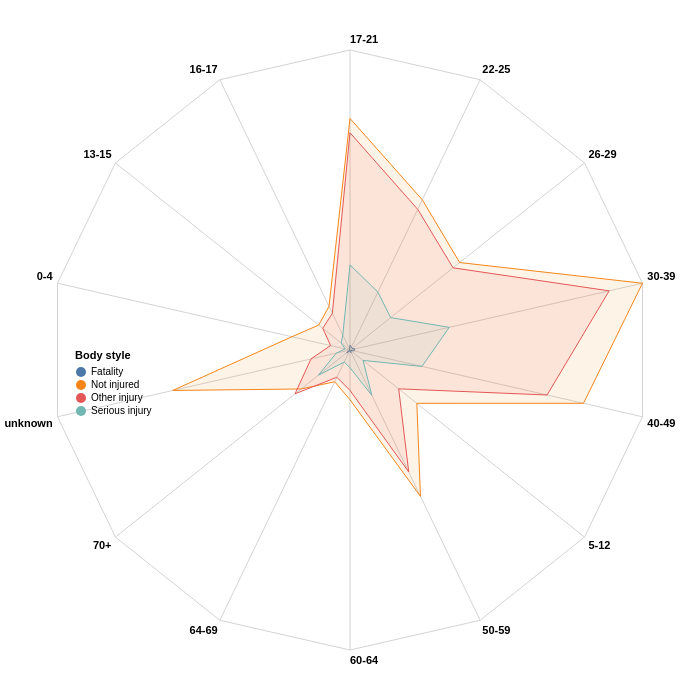

The Vega-Lite source for this figure:
### Vega specification from a JSON file in a GitHub repository (floating-point values rounded to 4 significant figures)
{"$schema": "https://vega.github.io/schema/vega/v5.json", "description": "A radar chart example, showing multiple dimensions in a radial layout.", "width": 700, "height": 700, "padding": 50, "autosize": {"type": "none", "contains": "padding"}, "signals": [{"name": "radius", "update": "width / 2"}], "data": [{"name": "table", "values": [{"key": "0-4", "category": "Fatality", "value": 32}, {"key": "0-4", "category": "Not injured", "value": 4167}, {"key": "0-4", "category": "Other injury", "value": 1392}, {"key": "0-4", "category": "Serious injury", "value": 352}, {"key": "13-15", "category": "Fatality", "value": 43}, {"key": "13-15", "category": "Not injured", "value": 2800}, {"key": "13-15", "category": "Other injury", "value": 2436}, {"key": "13-15", "category": "Serious injury", "value": 789}, {"key": "16-17", "category": "Fatality", "value": 82}, {"key": "16-17", "category": "Not injured", "value": 3387}, {"key": "16-17", "category": "Other injury", "value": 2847}, {"key": "16-17", "category": "Serious injury", "value": 1165}, {"key": "17-21", "category": "Fatality", "value": 333}, {"key": "17-21", "category": "Not injured", "value": 16198}, {"key": "17-21", "category": "Other injury", "value": 15199}, {"key": "17-21", "category": "Serious injury", "value": 5952}, {"key": "22-25", "category": "Fatality", "value": 226}, {"key": "22-25", "category": "Not injured", "value": 11662}, {"key": "22-25", "category": "Other injury", "value": 10922}, {"key": "22-25", "category": "Serious injury", "value": 4498}, {"key": "26-29", "category": "Fatality", "value": 182}, {"key": "26-29", "category": "Not injured", "value": 9815}, {"key": "26-29", "category": "Other injury", "value": 9221}, {"key": "26-29", "category": "Serious injury", "value": 3638}, {"key": "30-39", "category": "Fatality", "value": 352}, {"key": "30-39", "category": "Not injured", "value": 20989}, {"key": "30-39", "category": "Other injury", "value": 18598}, {"key": "30-39", "category": "Serious injury", "value": 7120}, {"key": "40-49", "category": "Fatality", "value": 281}, {"key": "40-49", "category": "Not injured", "value": 16757}, {"key": "40-49", "category": "Other injury", "value": 14144}, {"key": "40-49", "category": "Serious injury", "value": 5164}, {"key": "5-12", "category": "Fatality", "value": 43}, {"key": "5-12", "category": "Not injured", "value": 5981}, {"key": "5-12", "category": "Other injury", "value": 4358}, {"key": "5-12", "category": "Serious injury", "value": 1171}, {"key": "50-59", "category": "Fatality", "value": 194}, {"key": "50-59", "category": "Not injured", "value": 11363}, {"key": "50-59", "category": "Other injury", "value": 9475}, {"key": "50-59", "category": "Serious injury", "value": 3519}, {"key": "60-64", "category": "Fatality", "value": 99}, {"key": "60-64", "category": "Not injured", "value": 3482}, {"key": "60-64", "category": "Other injury", "value": 2829}, {"key": "60-64", "category": "Serious injury", "value": 1241}, {"key": "64-69", "category": "Fatality", "value": 87}, {"key": "64-69", "category": "Not injured", "value": 2467}, {"key": "64-69", "category": "Other injury", "value": 2117}, {"key": "64-69", "category": "Serious injury", "value": 939}, {"key": "70+", "category": "Fatality", "value": 306}, {"key": "70+", "category": "Not injured", "value": 4374}, {"key": "70+", "category": "Other injury", "value": 4920}, {"key": "70+", "category": "Serious injury", "value": 2823}, {"key": "unknown", "category": "Fatality", "value": 7}, {"key": "unknown", "category": "Not injured", "value": 12720}, {"key": "unknown", "category": "Other injury", "value": 2797}, {"key": "unknown", "category": "Serious injury", "value": 990}]}, {"name": "keys", "source": "table", "transform": [{"type": "aggregate", "groupby": ["key"]}]}], "scales": [{"name": "angular", "type": "point", "range": {"signal": "[-PI, PI]"}, "padding": 0.5, "domain": {"data": "table", "field": "key"}}, {"name": "radial", "type": "linear", "range": {"signal": "[0, radius]"}, "zero": true, "nice": false, "domain": {"data": "table", "field": "value"}, "domainMin": 0}, {"name": "color", "type": "ordinal", "domain": {"data": "table", "field": "category"}, "range": "category"}], "encode": {"enter": {"x": {"signal": "radius"}, "y": {"signal": "radius"}}}, "legends": [{"fill": "color", "orient": "left", "title": "Body style", "encode": {"legend": {"update": {"x": {"value": 250}, "y": {"value": -200}}}}}], "marks": [{"type": "group", "name": "categories", "zindex": 1, "from": {"facet": {"data": "table", "name": "facet", "groupby": ["category"]}}, "marks": [{"type": "line", "name": "category-line", "from": {"data": "facet"}, "encode": {"enter": {"interpolate": {"value": "linear-closed"}, "x": {"signal": "scale('radial', datum.value) * cos(scale('angular', datum.key))"}, "y": {"signal": "scale('radial', datum.value) * sin(scale('angular', datum.key))"}, "stroke": {"scale": "color", "field": "category"}, "strokeWidth": {"value": 1}, "fill": {"scale": "color", "field": "category"}, "fillOpacity": {"value": 0.1}}}}]}, {"type": "rule", "name": "radial-grid", "from": {"data": "keys"}, "zindex": 0, "encode": {"enter": {"x": {"value": 0}, "y": {"value": 0}, "x2": {"signal": "radius * cos(scale('angular', datum.key))"}, "y2": {"signal": "radius * sin(scale('angular', datum.key))"}, "stroke": {"value": "lightgray"}, "strokeWidth": {"value": 1}}}}, {"type": "text", "name": "key-label", "from": {"data": "keys"}, "zindex": 1, "encode": {"enter": {"x": {"signal": "(radius + 5) * cos(scale('angular', datum.key))"}, "y": {"signal": "(radius + 5) * sin(scale('angular', datum.key))"}, "text": {"field": "key"}, "align": [{"test": "abs(scale('angular', datum.key)) > PI / 2", "value": "right"}, {"value": "left"}], "baseline": [{"test": "scale('angular', datum.key) > 0", "value": "top"}, {"test": "scale('angular', datum.key) == 0", "value": "middle"}, {"value": "bottom"}], "fill": {"value": "black"}, "fontWeight": {"value": "bold"}}}}, {"type": "line", "name": "outer-line", "from": {"data": "radial-grid"}, "encode": {"enter": {"interpolate": {"value": "linear-closed"}, "x": {"field": "x2"}, "y": {"field": "y2"}, "stroke": {"value": "lightgray"}, "strokeWidth": {"value": 1}}}}]}
